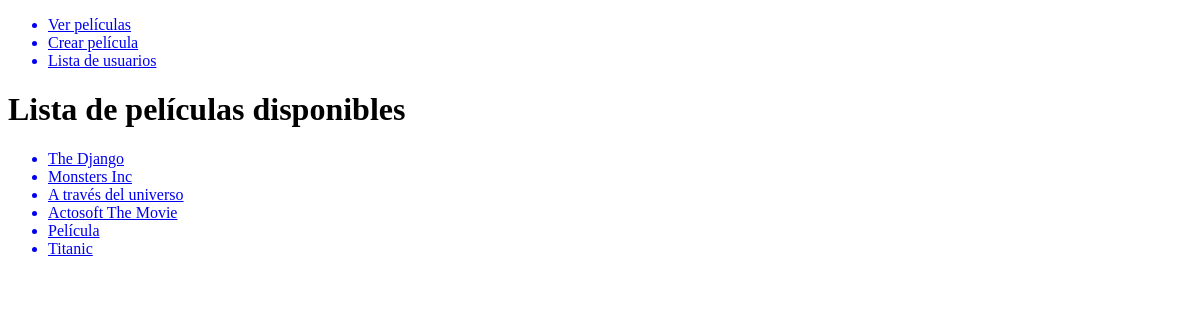
The page /movies/ on the database as committed earlier.
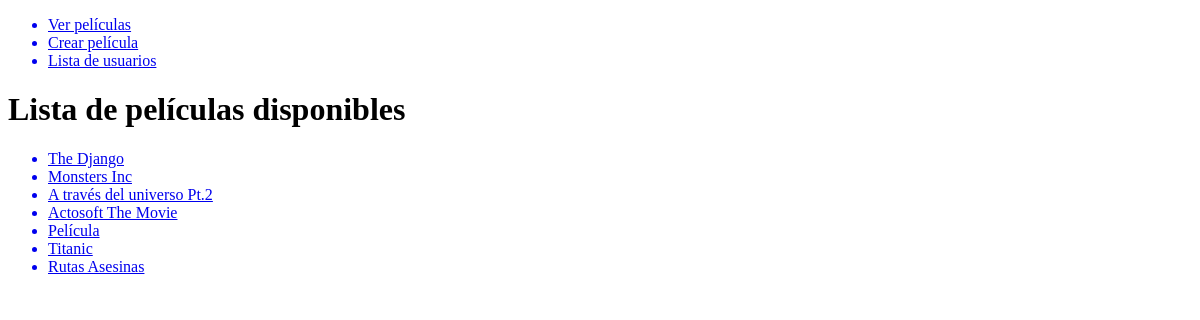
The same page on the database as committed later.
### movies/models.py (models this page shows, shortened)
class Movie(models.Model): # Siempre hay que heredar de models.Model
    title = models.CharField(max_length=140)
    sinopsis = models.TextField(blank=True, null=True)
    duration = models.PositiveIntegerField()
    calif = models.PositiveIntegerField(default=5)
    gender = models.CharField(max_length=50)
    is_on_cinema = models.BooleanField(default=True)
    created = models.DateTimeField(auto_now_add=True)
    updated = models.DateTimeField(auto_now=True)

### movies/views.py (the view)
# urls.py: path('', GetMovies, name='list'),
def GetMovies(request):
    movies = Movie.objects.all() # SELECT * FROM movies_movie #queryset
    template_name = 'movies/list.html'
    context = {
        'movies': movies
    }
    return render(request, template_name, context)

### movies/templates/movies/list.html
{% extends 'base.html' %}
{% block content %}
    <h1>Lista de películas disponibles</h1>
    <ul>
        {% for movie in movies %}
            <a href="{% url 'movies:detail' movie.id %}"><li>{{ movie.title }}</li></a>
        {% endfor %}
    </ul>
{% endblock content %}

### templates/base.html (shortened to what this page needs)
<!DOCTYPE html>
<html lang="es">
<head>
</head>
<body>
    <ul>
        <a href="{% url 'movies:list' %}"><li>Ver películas</li></a>
        <a href="{% url 'movies:create' %}"><li>Crear película</li></a>
        <a href="{% url 'users:list' %}"><li>Lista de usuarios</li></a>
    </ul>
    {% block content %}
    {% endblock content %}
</body>
</html>

Rows that differ between the two databases and show on the page:
changed Movie: title "A través del universo" → "A través del universo Pt.2"
added Movie: title "Rutas Asesinas"
